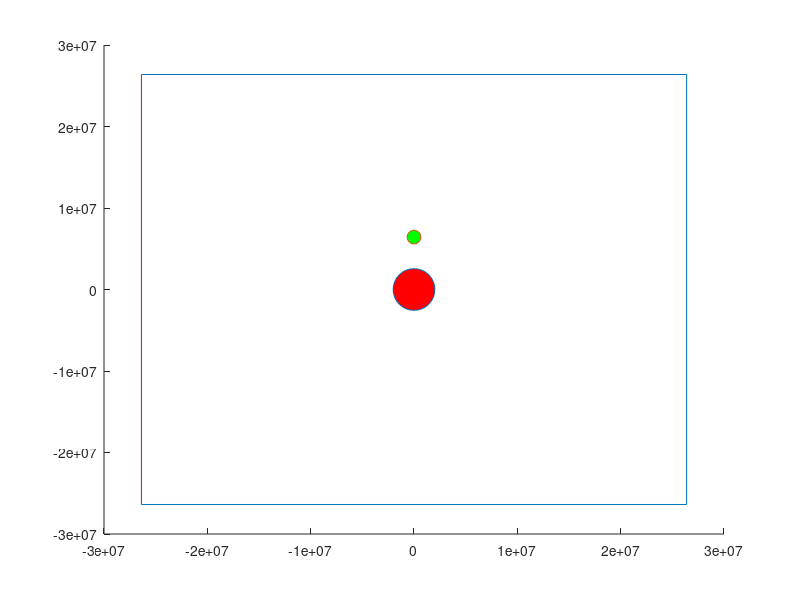

Reproduce this figure in MATLAB. (Note: this script raises an error after producing the figure.)
%rocket2
%what rocket2 does

%this rocket will go out of the earths atmosphere

%use newtons law of gravity
%  https://en.wikipedia.org/wiki/Gravitational_constant


clear all %here because variables not initilised correctly :-( :-(  merde!!!

G=6.67e-11; %gravitational constants SI units
re=6.3781e6; %radius of the earth metres
me=5.97237e24; %earth mass kg
mr=1000;

%%%%%%%%%%%%%%%%%%%%%%%%%%%%%%%%%%%%%%%%%%%%%%%%%%%%%%%
%inputs
%%%%%%%%%%%%%%%%%%%%%%%%%%%%%%%%%%%%%%%%%%%%%%%%%%%%%%%
nsteps=400000;
dt=1; %time step
%launch angle
theta=0;
box=20000000;
 %theta is in degrees here

%initial speed
u=9000; %metres per second
g=9.81; %acceleration due to gravity

xe=0;
ye=0;

y=re+50000;
x=0;

%convert theta to radians
theta=theta*2*pi/360;

vx=u*cos(theta);
vy=u*sin(theta);


figure;
hold on;
hax1=line([-re-box -re-box], [re+box -re-box]);
hax2=line([re+box -re-box], [re+box +re+box]);
hax3=line([re+box re+box], [-re-box +re+box]);
hax4=line([-re-box re+box], [-re-box -re-box]);

  set( hax1 , 'Color' ,'red' );
plot( 0 , 0 ,'o','MarkerFaceColor','r','MarkerSize',30);
hold on
h=plot( x , y ,'o','MarkerFaceColor','g','MarkerSize',10);
hold on
%output



pause;
%%%%%%%%%%%%%%%%%%%%%%%%%%%%%%%%%%%%%%%%%%%%%%%%%%%%%%%
%the program
%%%%%%%%%%%%%%%%%%%%%%%%%%%%%%%%%%%%%%%%%%%%%%%%%%%%%%
for i=1:nsteps
 h.XDataSource ='x';
h.YDataSource = 'y';
       %calculate vx
       newvx=vx;
       newvy=vy;
       r2=((x-xe).^2+(y-ye).^2);
       r=sqrt(r2);
       g=G*me/r2;
       
       gx=g*(x-xe)/r;
       gy=g*(y-ye)/r;
       
       
       
       
       %calculate vy
       newvy=vy-gy*dt;
       newvx=vx-gx*dt;
 
        %store old position vector
        oldr(1,1)=x;
        oldr(1,2)=y;

      
        
       
       %calculate x
       x=x+0.5*(vx+newvx)*dt;
       
       %calculate y
       y=y+0.5*(vy+newvy)*dt;
%       refreshdata; 

%       h.XData=x;
%       h.YData=y;
      set(h,'XData',x);
      set(h,'YData',y);

      drawnow;
       vx=newvx;
       vy=newvy;

        newr(1,1)=x;
        newr(1,2)=y;
 
 %plot( x , y ,'o','MarkerFaceColor','g','MarkerSize',10);
 %hold on;
        %vectarrow(oldr, newr);
%         hold on;

end